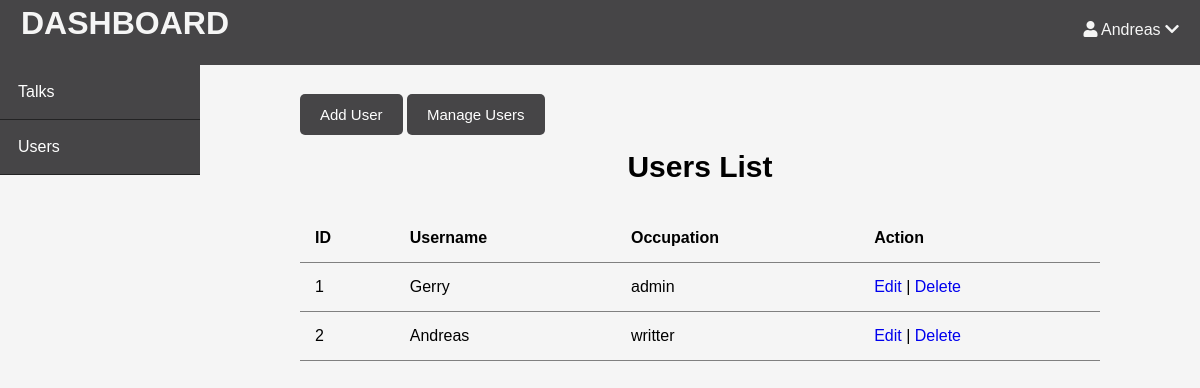
/users.php (signed in), run on the app's committed database.
### tables this page shows
CREATE TABLE `tb_user` (
  `id` int(11) NOT NULL,
  `username` varchar(255) NOT NULL,
  `email` varchar(255) NOT NULL,
  `age` int(11) NOT NULL,
  `password` varchar(255) NOT NULL,
  `id_job` int(11) NOT NULL
);

CREATE TABLE `tb_job` (
  `id_job` int(11) NOT NULL,
  `job` varchar(255) NOT NULL
);

### users.php (the view, shortened to what this page needs)
<?php
    $database = new database();
    $conn = $database->conn();
?>
<!DOCTYPE html>
<html lang="en">
<head>
    <link rel="stylesheet" href="https://use.fontawesome.com/releases/v5.7.2/css/all.css"
>
    <link rel="stylesheet" href="css/mydbstyle.css">
    <link rel="stylesheet" href="css/admin.css">
</head>
<body>
    <header>
        <div class="logo">
            <h1 class="logo-text">DASHBOARD</h1>
        </div>
        <ul class="nav">
            <li>
                <a>
                    <i class="fa fa-user"></i> <?php echo $_SESSION['username']?> <i class="fa fa-chevron-down"></i>
                </a>
            </li>
        </ul>
    </header>
    <div class="admin-wrapper">
    <div class="left-sidebar">
        <ul>
            <li><a href="posts.php" style="color: white;">Talks</a></li>
            <li><a href="users.php" style="color: white;">Users</a></li>
        </ul>
    </div>
    <div class="admin-content">
        <div class="button-group">
            <a href="create_user.php" class="btn btn-size">Add User</a>
            <a href="users.php" class="btn btn-size">Manage Users</a>
        </div>
        <div class="content">
            <h2 class="pg-title title-style">Users List</h2>
            <table>
                <thead>
                    <th>ID</th>
                    <th>Username</th>
                    <th>Occupation</th>
                    <th colspan="2">Action</th>
                </thead>
                <?php
                $query = "SELECT * FROM tb_user
                        INNER JOIN tb_job on tb_user.id_job  = tb_job.id_job";
                $data = mysqli_query($conn,$query);
                while($user_data = mysqli_fetch_array($data)) {
                    echo "<tr>";
                    echo "<td>".$user_data['id']."</td>";
                    echo "<td>".$user_data['username']."</td>";
                    echo "<td>".$user_data['job']."</td>";
                    echo "<td><a href='edit_user.php?id=$user_data[id]'>Edit</a> | <a href='delete_user.php?id=$user_data[id]'>Delete</a></td></tr>";
                }
                ?>
            </table>
        </div>
    </div>
    </div>
    </body>
</html>

### css/mydbstyle.css (style rules this page uses)
* { box-sizing: border-box; }
body { height: 100%; padding: 0px; margin: 0px; background: whitesmoke; font-family: 'Noto Sans JP', sans-serif; }
a { text-decoration: none; }
header { background: #464547; height: 65px; }
header .logo { float: left; height: inherit; margin-left: 16px; }
header .logo-text { margin: 5px; }
header ul { float: right; margin: 0px; padding: 0px; list-style: none; }
header ul li { float: left; position: relative; }
header ul li a { display: block; padding: 21px; font-size: 1em; text-decoration: none; }
header * { color: whitesmoke; }

### css/admin.css (style rules this page uses)
.admin-wrapper { display: flex; height: calc(100% - 66px); }
.title-style { font-size: 30px; font-weight: 2000; }
.admin-wrapper .left-sidebar { flex: 2; height: 100%; background: #464547; }
.admin-wrapper .left-sidebar ul { list-style: none; margin: 0px; padding: 0px; }
.admin-wrapper .left-sidebar ul li a { padding: 18px; display: block; border-bottom: 1px solid #232324; }
.admin-wrapper .admin-content { flex: 8; height: 100%; padding: 40px 100px 100px; overflow-y: scroll; }
.admin-content .pg-title { text-align: center; margin-bottom: 30px; }
table { width: 100%; border-collapse: collapse; font-size: 16px; }
th, td { padding: 15px; text-align: left; border-bottom: 1px solid gray; }
.btn { background: #464547; color: white; border-radius: 5px; font-family: 'Noto Sans JP', sans-serif; font-size: 15px; }
.btn-size { padding: 12px 20px; line-height: 20px; }

### data on the page
tb_user: id "1", username "Gerry", id_job.job "admin"
tb_user: id "2", username "Andreas", id_job.job "writter"

### other printed values
$_SESSION['username'] "Andreas"
